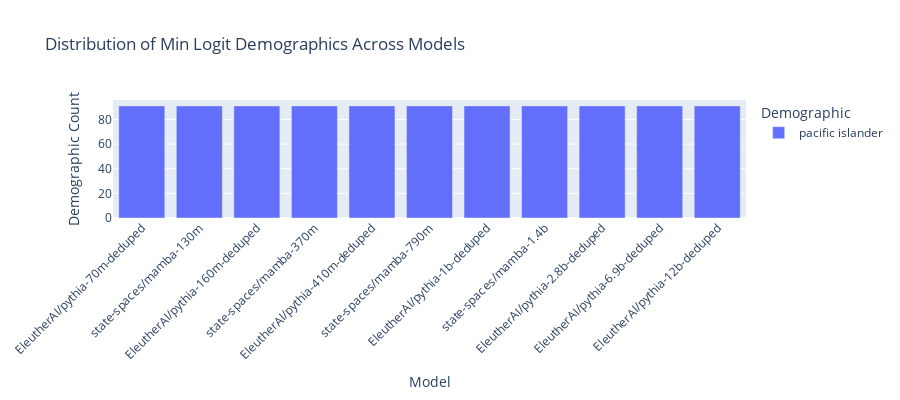

The notebook cell this image was saved under:
### Code cell
plot_logit_demographics_distribution(df_sorted, count_demographics, "min")

### Figure 1 — Plotly figure (JSON) as saved in the notebook; plotly's stock layout.template omitted (floating-point values rounded to 4 significant figures)
{"data": [{"alignmentgroup": "True", "hovertemplate": "Demographic=pacific islander<br>Model (sorted by size)=%{x}<br>Demographic Count=%{y}<extra></extra>", "legendgroup": "pacific islander", "marker": {"color": "#636efa", "pattern": {"shape": ""}}, "name": "pacific islander", "offsetgroup": "pacific islander", "orientation": "v", "showlegend": true, "textposition": "auto", "type": "bar", "x": ["EleutherAI/pythia-70m-deduped", "state-spaces/mamba-130m", "EleutherAI/pythia-160m-deduped", "state-spaces/mamba-370m", "EleutherAI/pythia-410m-deduped", "state-spaces/mamba-790m", "EleutherAI/pythia-1b-deduped", "state-spaces/mamba-1.4b", "EleutherAI/pythia-2.8b-deduped", "EleutherAI/pythia-6.9b-deduped", "EleutherAI/pythia-12b-deduped"], "xaxis": "x", "y": [91, 91, 91, 91, 91, 91, 91, 91, 91, 91, 91], "yaxis": "y"}], "layout": {"barmode": "relative", "height": 400, "legend": {"title": {"text": "Demographic"}, "tracegroupgap": 0}, "title": {"text": "Distribution of Min Logit Demographics Across Models"}, "xaxis": {"anchor": "y", "categoryorder": "total descending", "domain": [0, 1], "tickangle": -45, "title": {"text": "Model"}}, "yaxis": {"anchor": "x", "domain": [0, 1], "title": {"text": "Demographic Count"}}}}
